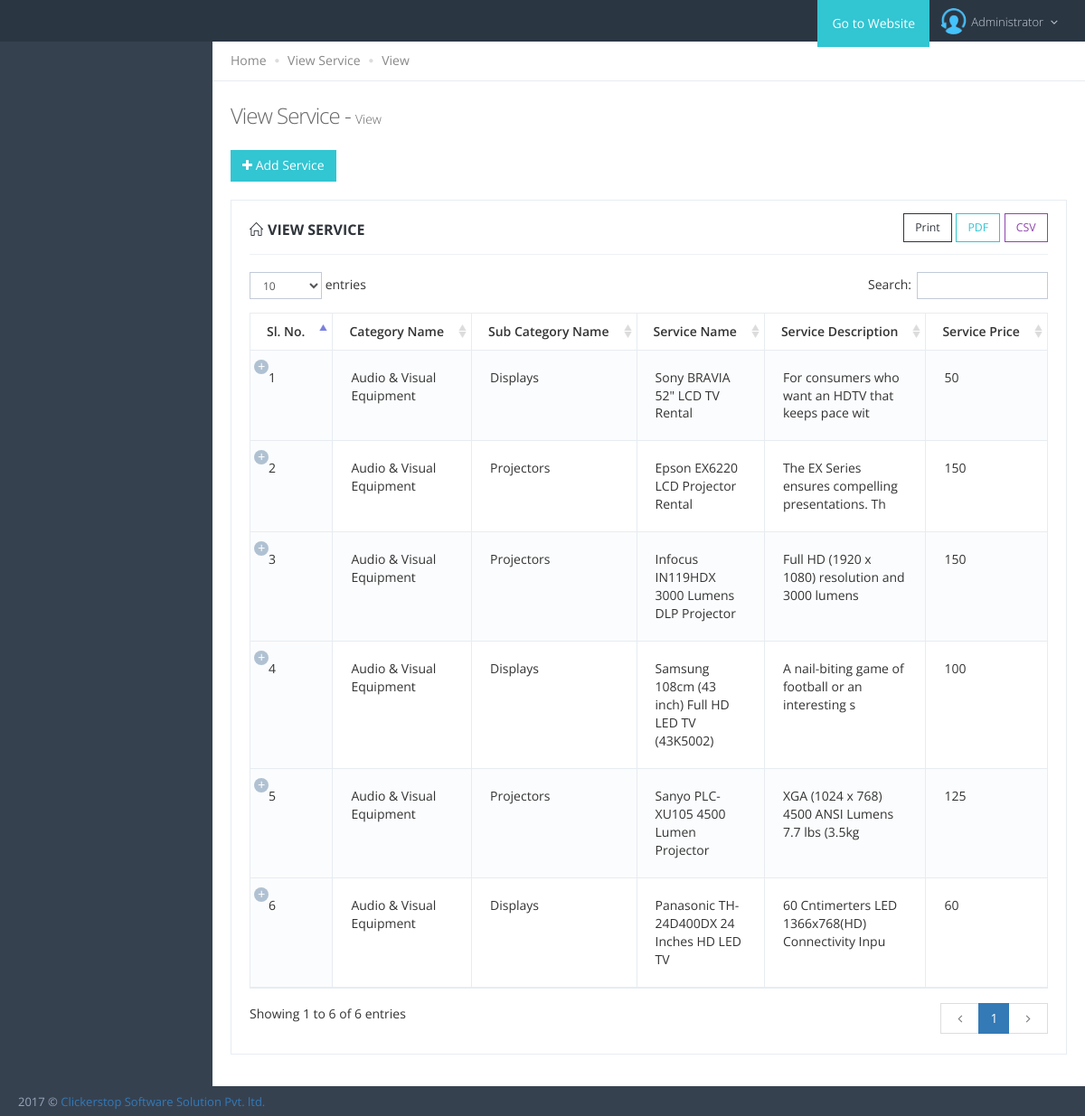
/admin/view_service.php, run on the app's committed database.
### tables this page shows
CREATE TABLE IF NOT EXISTS `service` (
  `service_id` int(255) NOT NULL AUTO_INCREMENT,
  `category_id` varchar(255) NOT NULL,
  `sub_cat_id` varchar(255) NOT NULL,
  `service_name` varchar(255) NOT NULL,
  `description` longtext NOT NULL,
  `price` varchar(255) NOT NULL,
  `status` enum('active','inactive') NOT NULL,
  PRIMARY KEY (`service_id`)
);

CREATE TABLE IF NOT EXISTS `category` (
  `category_id` int(255) NOT NULL AUTO_INCREMENT,
  `category_name` varchar(255) NOT NULL,
  `category_image` varchar(255) NOT NULL,
  PRIMARY KEY (`category_id`)
);

CREATE TABLE IF NOT EXISTS `sub_category` (
  `sub_category_id` int(255) NOT NULL AUTO_INCREMENT,
  `sub_category_name` varchar(255) NOT NULL,
  `sub_category_image` varchar(255) NOT NULL,
  `category_id` varchar(255) NOT NULL,
  PRIMARY KEY (`sub_category_id`)
);

### admin/view_service.php (the view, shortened to what this page needs)
<?php
	include("config.php");
	$get_details = mysqli_query($mysqli,"select * from service");
?>
<!DOCTYPE html>
<html lang="en">
    <head>
        <?php include('metalinks.php'); ?>
	</head>
    <body class="page-header-fixed page-sidebar-closed-hide-logo page-content-white">
        <?php include('header.php'); ?>
        <div class="page-container">
            <?php include('sidebar.php'); ?>
            <div class="page-content-wrapper">
                <div class="page-content">
                    <div class="page-bar">
                        <ul class="page-breadcrumb">
                            <li>
                                <a href="dashboard.php">Home</a>
                                <i class="fa fa-circle"></i>
                            </li>
                            <li>
                                <a href="#">View Service</a>
                                <i class="fa fa-circle"></i>
                            </li>
                            <li>
                                <span>View</span>
                            </li>
                        </ul>
                    </div>
                    <h3 class="page-title"> View Service -
                        <small>View</small>
                    </h3>
                    <div class="row">
                        <div class="col-md-12">
							<a href="add_service.php" class="btn green"><i class="fa fa-plus"></i> Add Service</a><br/><br/>
                            <div class="portlet light bordered">
                                <div class="portlet-title">
                                    <div class="caption font-dark">
                                        <i class="icon-home font-dark"></i>
                                        <span class="caption-subject bold uppercase">View Service</span>
                                    </div>
                                </div>
                                <div class="portlet-body">
                                    <table class="table table-striped table-bordered table-hover dt-responsive" width="100%" id="sample_1">
                                        <thead>
                                            <tr>
												<th class="all">Sl. No.</th>
												<th class="all">Category Name</th>
												<th class="all">Sub Category Name</th>
                                                <th class="all">Service Name</th>
												<th class="all">Service Description</th>
												<th class="all">Service Price</th>
                                            </tr>
                                        </thead>
                                        <tbody>
												<?php
												$i= 1;
												while($fetch_details = mysqli_fetch_array($get_details))
												{
												?>
											<tr>
												<td style="padding:20px;"><?php echo $i;?></td>
												<td style="padding:20px;">
											<?php
												$category_id = $fetch_details['category_id'];
												$get_category_query = mysqli_query($mysqli,"select * from category where category_id='".$category_id."'");
												$get_fetch_category_name = mysqli_fetch_array($get_category_query);
												echo $get_fetch_category_name['category_name']
											?>
												</td>
												<td style="padding:20px;">
											<?php
												$sub_cat_id = $fetch_details['sub_cat_id'];
												$get_subcategory_query = mysqli_query($mysqli,"select * from sub_category where sub_category_id='".$sub_cat_id."'");
												$get_fetch_subcategory_name = mysqli_fetch_array($get_subcategory_query);
												echo $get_fetch_subcategory_name['sub_category_name']
											?>
												</td>
												<td style="padding:20px;"><?php echo $fetch_details['service_name'];?></td>
												<td style="padding:20px;"><?php echo substr($fetch_details['description'],0,50);?></td>
												<td style="padding:20px;"><?php echo $fetch_details['price'];?></td>
											</tr>
											    <?php
												$i++;
											}
											?>
                                        </tbody>
                                    </table>
                                </div>
                            </div>
                        </div>
                    </div>
                </div>
            </div>
        </div>
        <?php include('footer.php') ?>
    </body>
</html>

### admin/metalinks.php (shortened to what this page needs)
<link href="assets/global/plugins/font-awesome/css/font-awesome.min.css" rel="stylesheet" type="text/css" />
<link href="assets/global/plugins/simple-line-icons/simple-line-icons.min.css" rel="stylesheet" type="text/css" />
<link href="assets/global/plugins/bootstrap/css/bootstrap.min.css" rel="stylesheet" type="text/css" />
<link href="assets/global/plugins/uniform/css/uniform.default.css" rel="stylesheet" type="text/css" />
<link href="assets/global/plugins/bootstrap-switch/css/bootstrap-switch.min.css" rel="stylesheet" type="text/css" />
<link href="assets/global/plugins/select2/css/select2.min.css" rel="stylesheet" type="text/css" />
<link href="assets/global/plugins/select2/css/select2-bootstrap.min.css" rel="stylesheet" type="text/css" />
<link href="assets/global/plugins/bootstrap-datepicker/css/bootstrap-datepicker3.min.css" rel="stylesheet" type="text/css" />
<link href="assets/global/plugins/datatables/datatables.min.css" rel="stylesheet" type="text/css" />
<link href="assets/global/plugins/datatables/plugins/bootstrap/datatables.bootstrap.css" rel="stylesheet" type="text/css" />
<link href="assets/global/plugins/bootstrap-tagsinput/bootstrap-tagsinput.css" rel="stylesheet" type="text/css" />
<link href="assets/pages/css/login.min.css" rel="stylesheet" type="text/css" />
<link href="assets/global/plugins/bootstrap-fileinput/bootstrap-fileinput.css" rel="stylesheet" type="text/css" />
<link href="assets/global/css/components.min.css" rel="stylesheet" id="style_components" type="text/css" />
<link href="assets/global/css/plugins.min.css" rel="stylesheet" type="text/css" />
<link href="assets/layouts/layout/css/layout.min.css" rel="stylesheet" type="text/css" />
<link href="assets/layouts/layout/css/themes/darkblue.min.css" rel="stylesheet" type="text/css" id="style_color" />
<link href="assets/layouts/layout/css/custom.min.css" rel="stylesheet" type="text/css" />

### admin/header.php (shortened to what this page needs)
  <div class="page-header navbar navbar-fixed-top">
      <div class="page-header-inner ">
          <div class="top-menu">
              <ul class="nav navbar-nav pull-right">
<li class="">
                      <a href="../index.php" class="btn green">
                          <span class="username username-hide-on-mobile" > Go to Website </span>
                      </a>
                  </li>
                  <li class="dropdown dropdown-user">
                      <a href="javascript:;" class="dropdown-toggle" data-toggle="dropdown" data-hover="dropdown" data-close-others="true">
                          <img alt="" class="img-circle" src="images/change-user-512.gif" />
                          <span class="username username-hide-on-mobile"> Administrator </span>
                          <i class="fa fa-angle-down"></i>
                      </a>
                  </li>
              </ul>
          </div>
      </div>
  </div>

### admin/sidebar.php (shortened to what this page needs)
<div class="page-sidebar-wrapper">
    <div class="page-sidebar navbar-collapse collapse">
        <ul class="page-sidebar-menu  page-header-fixed " data-keep-expanded="false" data-auto-scroll="true" data-slide-speed="200" style="padding-top: 20px">
        </ul>
    </div>
</div>

### admin/footer.php (shortened to what this page needs)
<div class="page-footer">
    <div class="page-footer-inner"> 2017 &copy; <a href="#" title="Get the best property" target="_blank">Clickerstop Software Solution Pvt. ltd.</a>
    </div>
</div>

### data on the page
service: category.category_name "Audio & Visual Equipment", sub_category.sub_category_name "Displays", service_name "Sony BRAVIA 52\" LCD TV Rental", description "For consumers who want an HDTV that keeps pace wit", price "50"
service: category.category_name "Audio & Visual Equipment", sub_category.sub_category_name "Projectors", service_name "Epson EX6220 LCD Projector Rental", description "The EX Series ensures compelling presentations. Th", price "150"
service: category.category_name "Audio & Visual Equipment", sub_category.sub_category_name "Projectors", service_name "Infocus IN119HDX 3000 Lumens DLP Projector", description "Full HD (1920 x 1080) resolution and 3000 lumens", price "150"
service: category.category_name "Audio & Visual Equipment", sub_category.sub_category_name "Displays", service_name "Samsung 108cm (43 inch) Full HD LED TV (43K5002)", description "A nail-biting game of football or an interesting s", price "100"
service: category.category_name "Audio & Visual Equipment", sub_category.sub_category_name "Projectors", service_name "Sanyo PLC-XU105 4500 Lumen Projector", description "XGA (1024 x 768) 4500 ANSI Lumens 7.7 lbs (3.5kg", price "125"
service: category.category_name "Audio & Visual Equipment", sub_category.sub_category_name "Displays", service_name "Panasonic TH-24D400DX 24 Inches HD LED TV", description "60 Cntimerters LED 1366x768(HD) Connectivity Inpu", price "60"
